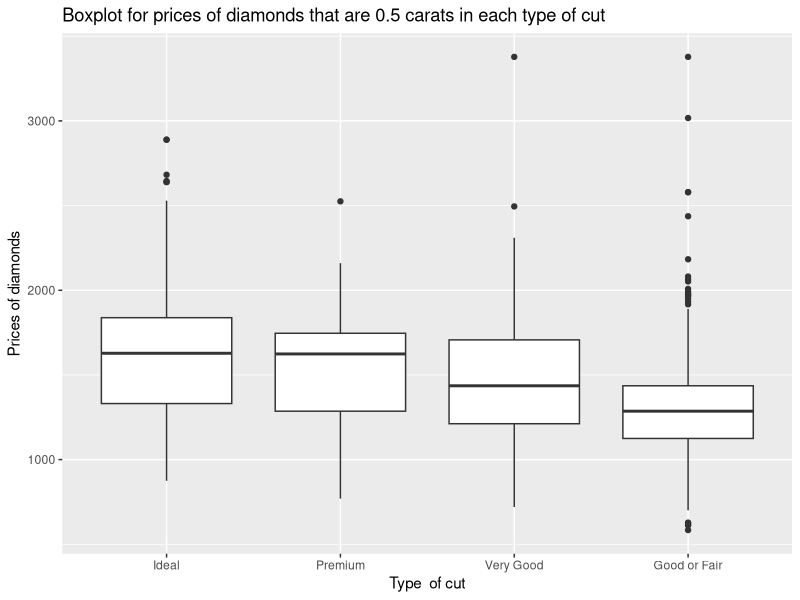
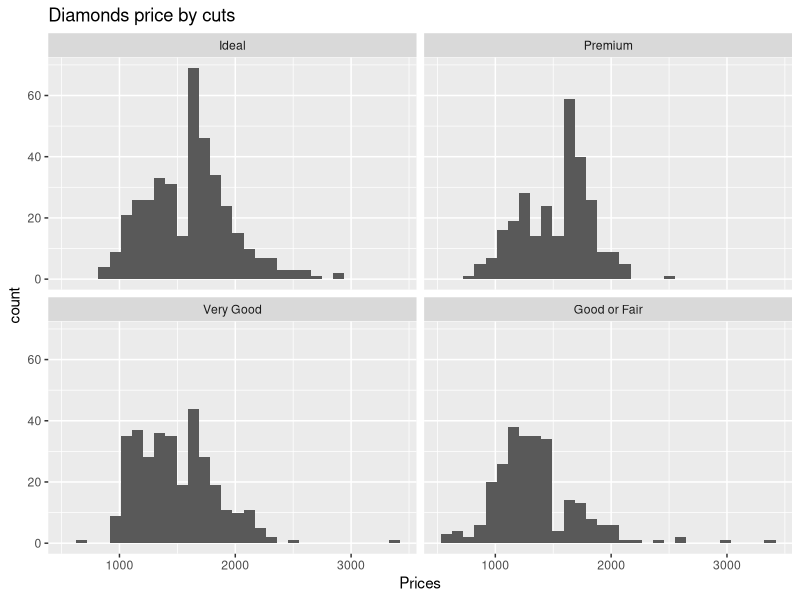

Recreate these plots in R, in order.
## ---- chunk 1
library(tidyverse)
library(knitr)
library(broom)
library(patchwork)
library(ggpubr)
library(rstatix)
## ---- chunk 2
diamonds <- diamonds
head(diamonds)
## ---- chunk 3
df <- subset(diamonds, carat == "0.5")
glimpse(df)
## ---- chunk 4
df %>% 
  count(cut, sort = TRUE)

df <- df %>%
  mutate(cut = fct_lump(cut, n = 3, other_level = "Good or Fair"))
## ---- chunk 5
df%>%
  count(cut,sort = TRUE)
## ---- chunk 6
df$cut <- factor(df$cut, levels=c("Ideal", "Premium", "Very Good", "Good or Fair"))

df %>%
  ggplot(aes(x = cut, y = price)) + geom_boxplot() + xlab("Type  of cut") + ylab("Prices of diamonds") + ggtitle("Boxplot for prices of diamonds that are 0.5 carats in each type of cut")
## ---- chunk 7
df %>%
  group_by(cut) %>%
  summarise(count = n(),
            mean = mean(price),
            standard_deviation = sd(price))
## ---- chunk 8
ggplot(data = df,mapping = aes(x = price)) +
  geom_histogram() + 
  facet_wrap(~ cut) +
  labs(title = "Diamonds price by cuts") + xlab("Prices")

## ---- chunk 9
model <- lm(price ~ cut, data = df)

anova(model) %>%
  kable(format = "markdown", digits = 3)
## ---- chunk 10
dim(df)
(11507056 + 150706506) / (1258 - 1)
## ---- chunk 11
pairwise_t_test(data = df, price ~ cut, p.adjust.method = "bonferroni")

tidy(model, conf.int = TRUE) %>%
  kable(format = "markdown", digits = 3)
